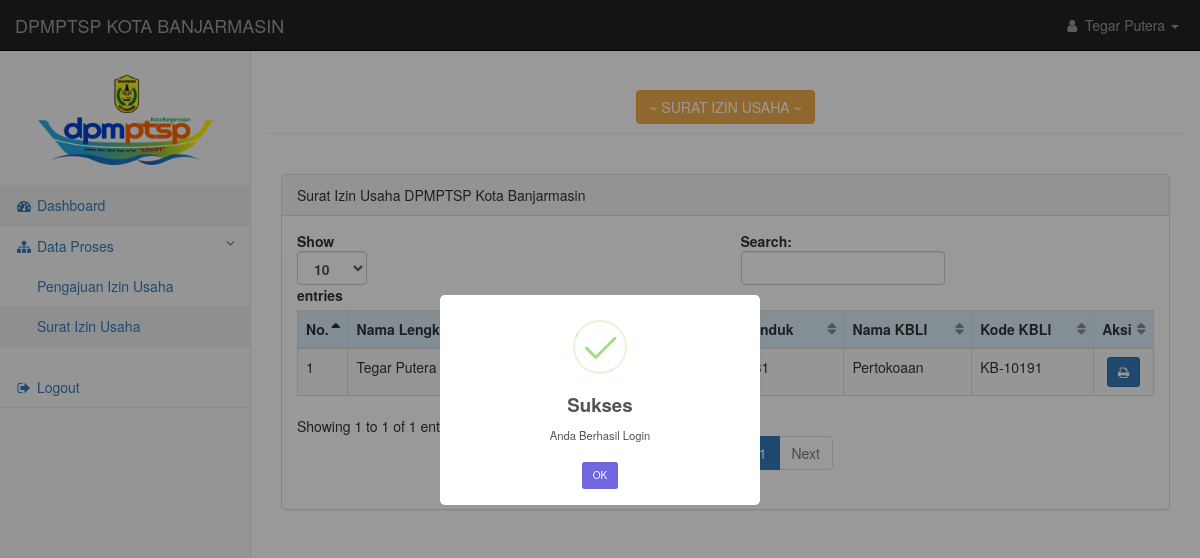
The page /pemohon/suratizin.php (signed in) on the database as committed earlier.
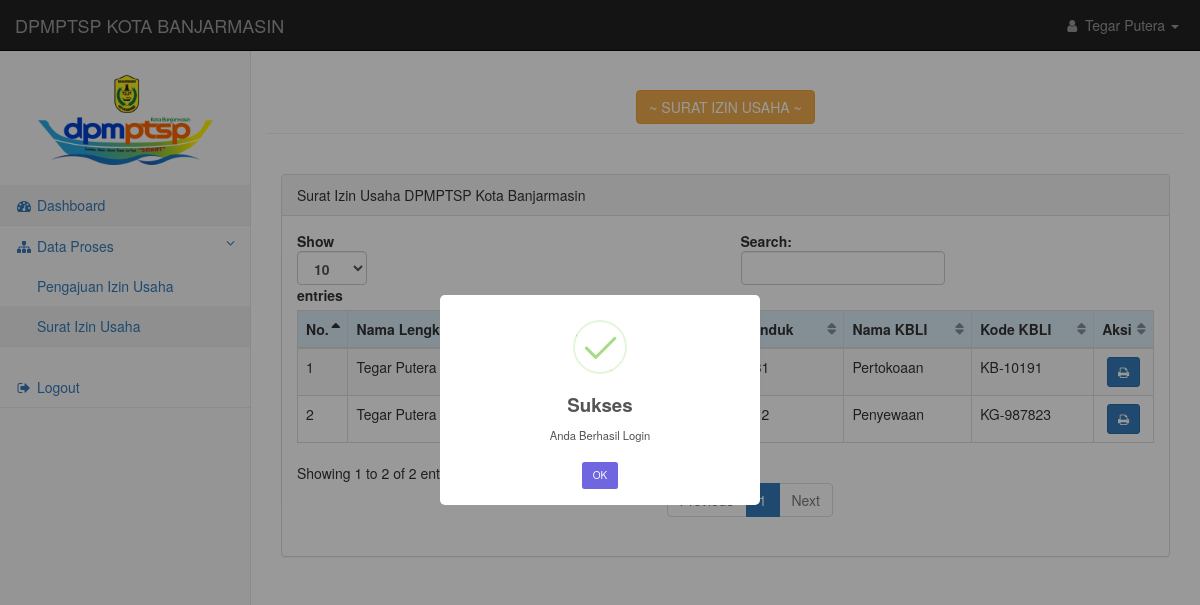
The same page on the database as committed later.
### tables this page shows
CREATE TABLE `tb_telahaan` (
  `id_telahaan` int(11) NOT NULL,
  `nama_lengkap` char(50) NOT NULL,
  `nomor_surat` varchar(225) NOT NULL,
  `tanggal` date NOT NULL,
  `perihal` text NOT NULL,
  `alamat` text NOT NULL,
  `nama_perusahan` varchar(225) NOT NULL,
  `no_induk` varchar(225) NOT NULL,
  `nama_kbli` varchar(225) NOT NULL,
  `kode_kbli` varchar(225) NOT NULL,
  `bidang` varchar(225) NOT NULL,
  `alamat_usaha` text NOT NULL,
  `desa` varchar(225) NOT NULL,
  `kecamatan` varchar(225) NOT NULL,
  `kabupaten` varchar(225) NOT NULL,
  `provinsi` varchar(225) NOT NULL,
  `file_telahaan` varchar(225) NOT NULL,
  `keterangan` varchar(225) NOT NULL,
  `konfirmasi` enum('Menunggu','Sukses') NOT NULL
);

### pemohon/suratizin.php (the view, shortened to what this page needs)
<!DOCTYPE html>
<?php
include '../template_pemohon/header.php';
include '../template_pemohon/sidebarmenu.php';
?>
<div id="page-wrapper">
    <div class="container-fluid">
        <div class="row">
            <div class="col-lg-12 page-header">
                <center>
                    <h2 class="btn btn-warning">~ SURAT IZIN USAHA ~</h2>
                </center>
            </div>
        </div>
        <br>
        <div class="row">
            <div class="col-lg-12">
                <div class="panel panel-default">
                    <div class="panel-heading">
                        Surat Izin Usaha DPMPTSP Kota Banjarmasin
                    </div>
                    <div class="panel-body">
                        <div class="table-responsive">
                            <table class="table table-striped table-bordered table-hover" id="dataTables-example">
                                <thead class="bg-info text-white">
                                    <tr align="center">
                                        <th>No.</th>
                                        <th>Nama Lengkap</th>
                                        <th>Nama Perusahan</th>
                                        <th>Nomor Induk</th>
                                        <th>Nama KBLI</th>
                                        <th>Kode KBLI</th>
                                        <th>Aksi</th>
                                    </tr>
                                </thead>
                                <tbody>
                                    <?php
                                    $sql = mysqli_query($db, "SELECT * FROM tb_telahaan WHERE konfirmasi='Sukses' AND nama_lengkap = '" . $_SESSION['nama'] . "'");
                                    $no = 1;
                                    while ($row = mysqli_fetch_assoc($sql)) {
                                    ?>
                                        <tr>
                                            <td> <?= $no++ ?></td>
                                            <td> <?= $row['nama_lengkap'] ?> </td>
                                            <td> <?= $row['nama_perusahan'] ?> </td>
                                            <td> <?= $row['no_induk'] ?> </td>
                                            <td> <?= $row['nama_kbli'] ?> </td>
                                            <td> <?= $row['kode_kbli'] ?> </td>
                                            <td class="text-center">
                                                <div class="btn-group" role="group">
                                                    <a title="Print" href="laporan/cetaksurat.php?id_telahaan=<?= $row['id_telahaan'] ?>" class="btn btn-primary btn-sm" target="_blank"><i class="fa fa-print"></i></a>
                                                </div>
                                            </td>
                                        </tr>
                                    <?php } ?>
                                </tbody>
                            </table>
                        </div>
                    </div>
                </div>
            </div>
        </div>
    </div>
</div>
<?php
include '../template_pemohon/footer.php';
?>

Rows that differ between the two databases and show on the page:
added tb_telahaan: nama_lengkap "Tegar Putera", nama_kbli "Penyewaan", kode_kbli "KG-987823"
Other text that changed with them:
text written by a page script: "Show entries Search: Showing 1 to 1 of 1 entries 1 Next" → "Show entries Search: Showing 1 to 2 of 2 entries 1 Next"
